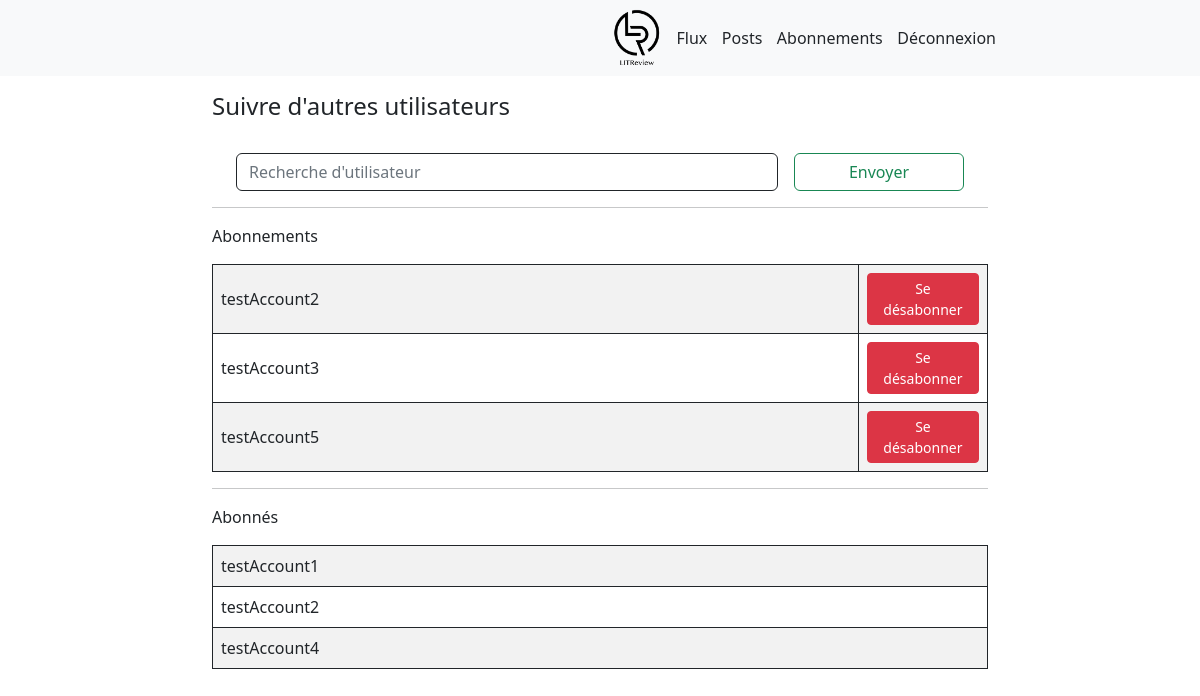
The app's page /subscription/ (signed in) with its own data.
### reviewer/models.py (models this page shows)
class UserFollows(models.Model):
    user = models.ForeignKey(to=settings.AUTH_USER_MODEL, on_delete=models.CASCADE, related_name='is_following')
    followed_user = models.ForeignKey(
        to=settings.AUTH_USER_MODEL,
        on_delete=models.CASCADE,
        related_name='is_followed_by',
    )
    class Meta:
        unique_together = ('user', 'followed_user', )
        constraints = [
            models.CheckConstraint(
                name="cant_follow_self",
                check=~models.Q(user=models.F("followed_user")),
            ),
        ]

### reviewer/views.py (the view)
# urls.py: path('subscription/', views.SearchUserView.as_view(), name='list_subscriber'),
class SearchUserView(LoginRequiredMixin, ListView):
    template_name = 'reviewer/list_followed_user.html'
    model = User
    context_object_name = 'searched_users'
    no_user_found = False
    def get_queryset(self, *args, **kwargs):
        searched_users = []
        pk = self.request.user.pk
        if name := self.request.GET.get('name'):
            users = super().get_queryset(*args, **kwargs).exclude(pk=pk).filter(username__icontains=name)
            user_followed = [
                user.followed_user
                for user in self.request.user.is_following.all()
            ]
            for user in users:
                if user not in user_followed:
                    searched_users.append(user)
            if not searched_users:
                self.no_user_found = True
        return searched_users
    def get_context_data(self, *args, **kwargs):
        context = super().get_context_data(*args, **kwargs)
        context['followed_users'] = UserFollows.objects.filter(user=self.request.user)
        context['following_users'] = UserFollows.objects.filter(followed_user=self.request.user)
        if self.no_user_found:
            context['error'] = "L'utilisateur recherché n'existe pas ou est déjà suivit."
        else:
            context['error'] = ERROR.get(self.request.GET.get('error'), '')
        return context

### reviewer/templates/reviewer/list_followed_user.html (shortened to what this page needs)
{% extends 'squeleton.html' %}
{% block content %}
    <h4>Suivre d'autres utilisateurs</h4>
    <form class="row g-3 m-3" action="" method="GET">
        <div class="col">
            <input class="form-control border-dark" type="search" name="name" placeholder="Recherche d'utilisateur" required>
        </div>
        <div class="col-3">
            <input class="form-control btn btn-outline-success" type="submit" value="Envoyer">
        </div>
    </form>
    <hr>
    {% if followed_users %}
    <p>Abonnements</p>
    <table class="table table-striped table-bordered border-dark">
        <tbody>
        {% for followed_user in followed_users %}
            <tr>
                <td class="align-middle">{{ followed_user.followed_user }}</td>
                <td class="col-md-2 text-center">
                    <a class="btn btn-danger btn-sm" href="{% url 'reviewer:unsubscribe' %}?user_id={{ followed_user.id }}">
                        Se désabonner
                    </a>
                </td>
            </tr>
        {% endfor %}
        </tbody>
    </table>
    {% else %}
        <h4>Vous n'êtes pas abonné !</h4>
    {% endif %}
    <hr>
    <p>Abonnés</p>
    <table class="table table-striped table-bordered border-dark">
        <tbody>
        {% for following_user in following_users %}
            <tr>
                <td>{{ following_user.user }}</td>
            </tr>
        {% endfor %}
        </tbody>
    </table>
{% endblock content %}

### records on screen
UserFollows: followed_user "testAccount2"
UserFollows: followed_user "testAccount3"
UserFollows: followed_user "testAccount5"
UserFollows: user "testAccount1"
UserFollows: user "testAccount2"
UserFollows: user "testAccount4"
